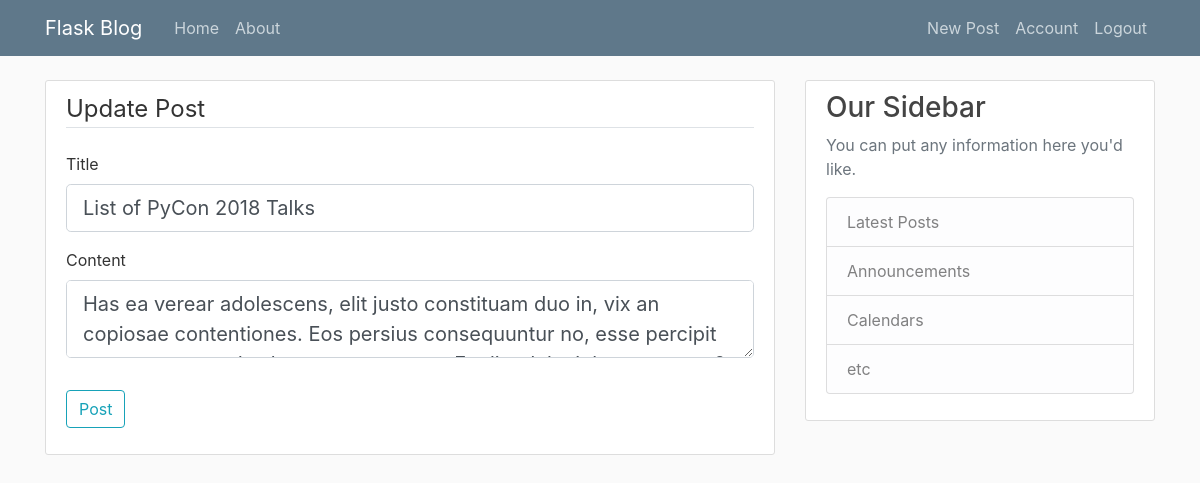
The page /post/7/update (signed in) on the database as committed earlier.
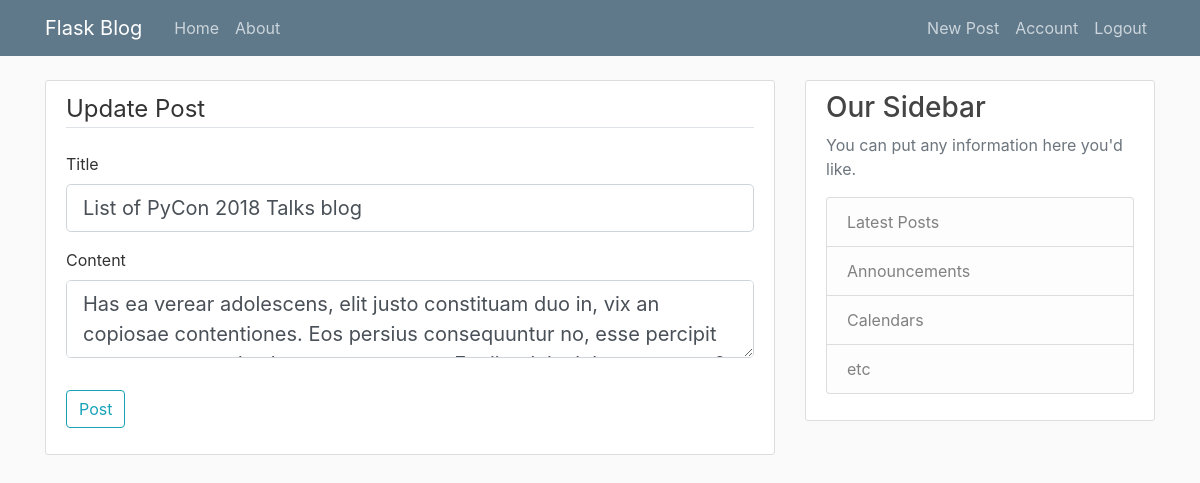
The same page on the database as committed later.
### flaskblog/models.py (models this page shows, shortened)
class Post(db.Model):
    id = db.Column(db.Integer, primary_key=True)
    title = db.Column(db.String(100), nullable=False)
    date_posted = db.Column(db.DateTime, nullable=False,
                            default=datetime.utcnow)
    content = db.Column(db.Text, nullable=False)
    user_id = db.Column(db.Integer, db.ForeignKey('user.id'), nullable=False)

### flaskblog/posts/routes.py (the view)
@posts.route("/post/<int:post_id>/update", methods=['GET', 'POST'])
@login_required
def update_post(post_id):
    post = Post.query.get_or_404(post_id)
    if post.author != current_user:
        abort(403)
    form = PostForm()
    if form.validate_on_submit():
        post.title = form.title.data
        post.content = form.content.data
        db.session.commit()
        flash('Your post has been updated!', 'success')
        return redirect(url_for('posts.post', post_id=post.id))
    elif request.method == 'GET':
        form.title.data = post.title
        form.content.data = post.content
    return render_template('create_post.html', title='Update Post',
                           form=form, legend='Update Post')

### flaskblog/posts/forms.py
class PostForm(FlaskForm):
    title = StringField('Title', validators=[DataRequired()])
    content = TextAreaField('Content', validators=[DataRequired()])
    submit = SubmitField('Post')

### flaskblog/models.py (called while the page is built)
@login_manager.user_loader
def load_user(user_id):
    return User.query.get(int(user_id))

### flaskblog/templates/create_post.html (shortened to what this page needs)
{% extends "layout.html" %} {% block content %}
<div class="content-section">
  <form method="POST" action="">
    <fieldset class="form-group">
      <legend class="border-bottom mb-4">{{ legend }}</legend>
      <div class="form-group">
        {{ form.title.label(class="form-control-label") }}
        {% if form.title.errors %}
        {{ form.title(class="form-control form-control-lg is-invalid") }}
        <div class="invalid-feedback">
          {% for error in form.title.errors %}
          <span>{{ error }}</span>
          {% endfor %}
        </div>
        {% else %}
        {{ form.title(class="form-control form-control-lg") }}
        {% endif %}
      </div>
      <div class="form-group">
        {{ form.content.label(class="form-control-label") }}
        {% if form.content.errors %}
        {{ form.content(class="form-control form-control-lg is-invalid") }}
        <div class="invalid-feedback">
          {% for error in form.content.errors %}
          <span>{{ error }}</span>
          {% endfor %}
        </div>
        {% else %}
        {{ form.content(class="form-control form-control-lg") }}
        {% endif %}
      </div>
    </fieldset>
    <div class="form-group">
      {{ form.submit(class="btn btn-outline-info") }}
    </div>
  </form>
</div>
{% endblock content %}

Rows that differ between the two databases and show on the page:
changed Post: title "List of PyCon 2018 Talks" → "List of PyCon 2018 Talks blog"
